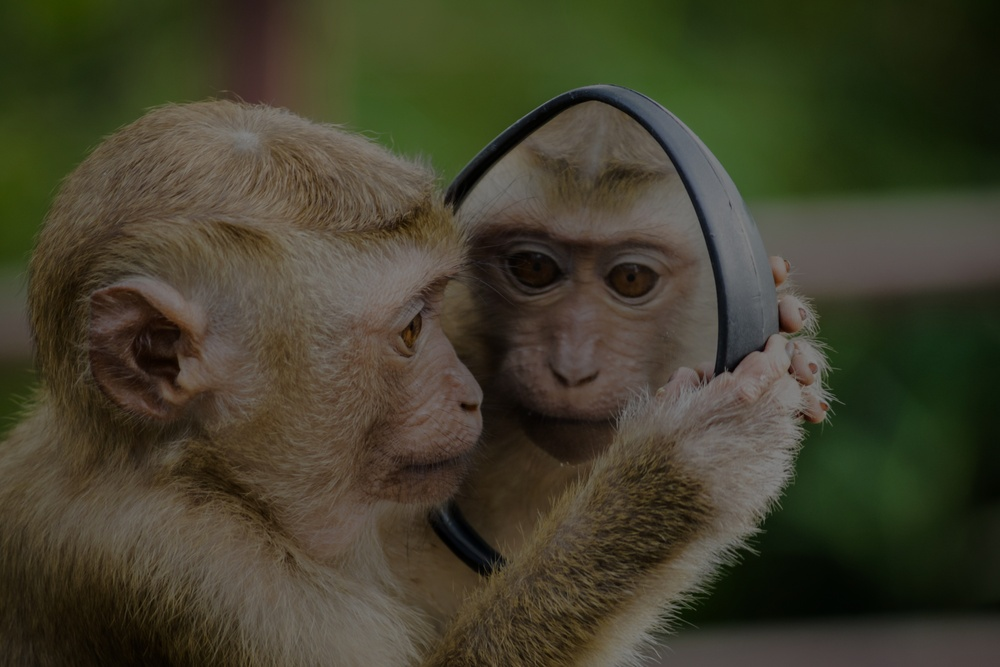
#> input picture c_02a_basic_image_processing/monkey_bad_contrast.jpg, 1000 x 667 px, shrunk from 5472 x 3648 before the run
$ jupyter execute contrast.ipynb
#> lines starting #> are read from the running program, lines starting #| are printed output that depends on the picture
[cell 1]
import cv2
import matplotlib.pyplot as plt

im = cv2.cvtColor(cv2.imread("monkey_bad_contrast.jpg"), cv2.COLOR_BGR2RGB)
# [8 lines of commented-out code are left out]

plt.imshow(im)
print(f"Dinamic range is {im.max()-im.min()}")
#| Dinamic range is 135

[cell 2]
im_plus_const = im + 120
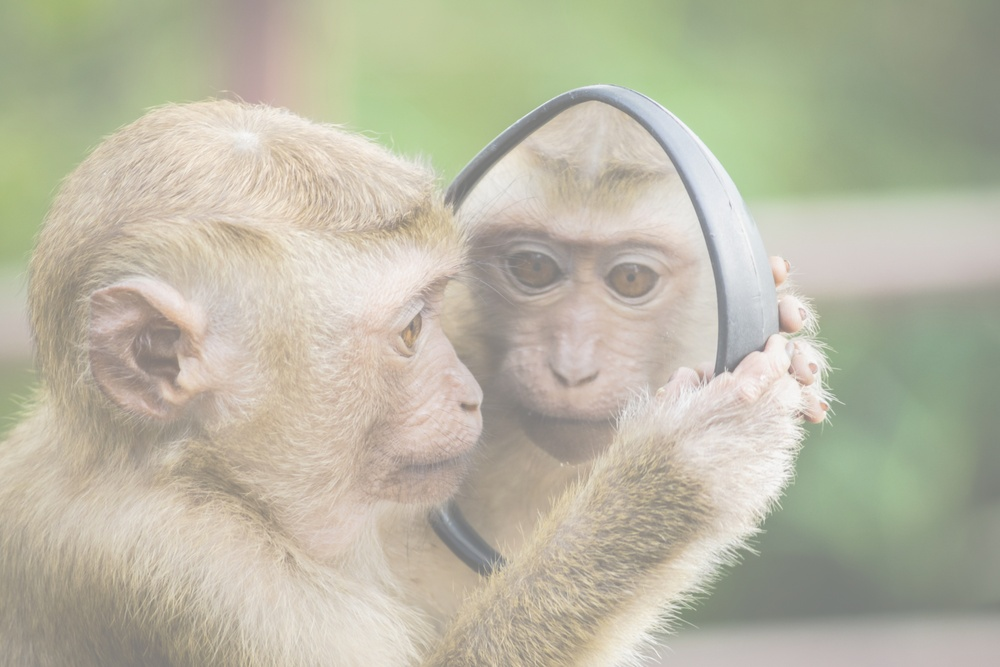
#> im_plus_const: shape (667, 1000, 3); mean R, G, B 185.7, 183.4, 164.5
plt.imshow(im_plus_const)
print(f"Dinamic range is {im_plus_const.max()-im_plus_const.min()}")
#| Dinamic range is 135

[cell 3]
im_bigger_contrast = im * 2
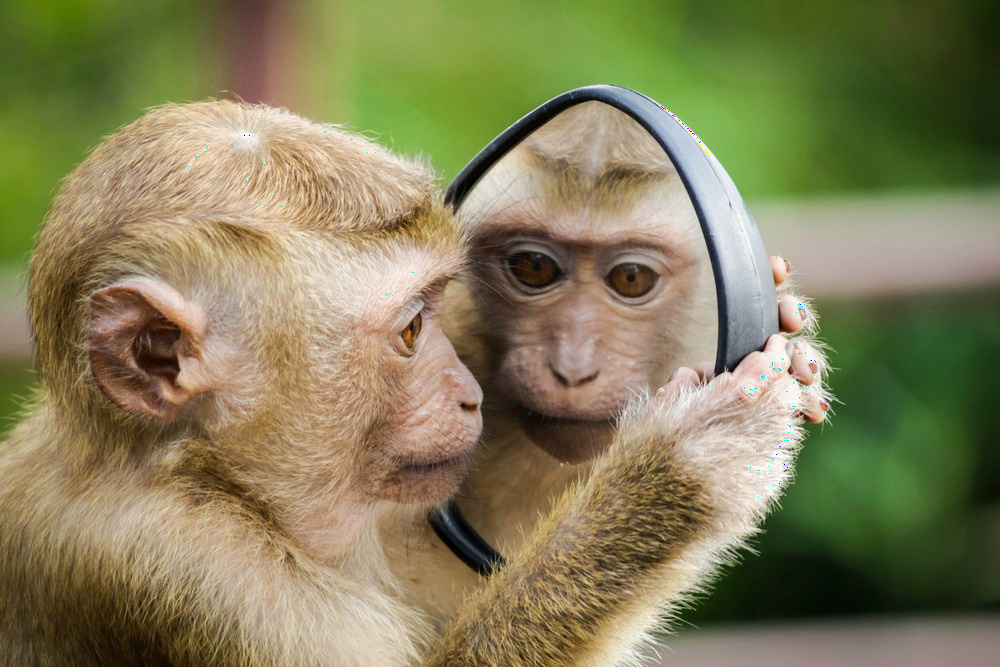
#> im_bigger_contrast: shape (667, 1000, 3); mean R, G, B 131.4, 126.8, 88.9
plt.imshow(im_bigger_contrast)
print(f"Dinamic range is {im_bigger_contrast.max()-im_bigger_contrast.min()}")
#| Dinamic range is 254
